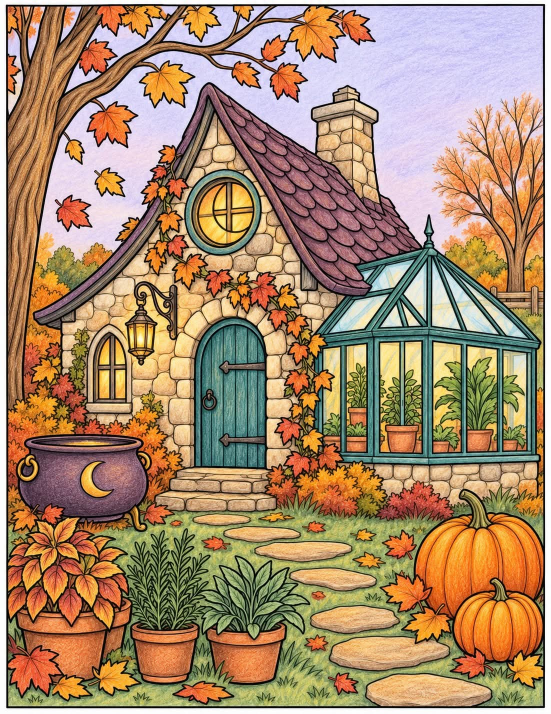
#> input picture platform/backend/tools/lineart_ai/test/cot0.jpg, 1102 x 1427 px (shown at 1/2 size)
$ python flat_to_lines.py test/cot0.jpg test/cot1.jpg
#> lines starting #> are read from the running program, lines starting #| are printed output that depends on the picture; after the words box and inside, x2 and y2 are one past the last pixel; in counts of white or black regions, pixels touching at a corner belong together
### platform/backend/tools/lineart_ai/line_cleanup.py
"""Turns a redrawn colouring page (redraw_test.py's NN_line_raw.png) into a colour-by-number board:
smooth edges at 2048 px, big solid-black masses opened up so they can be coloured (small ones such
as pupils stay solid), cells too small to tap or number filled with ink, specks dropped.

    python line_cleanup.py IN_DIR OUT_DIR
Writes OUT_DIR/NN_clean.png and OUT_DIR/cleanup_sheet.jpg (before | after, with region counts).
All sizes are in pixels at SIDE = 2048.
"""
import glob
import os
import sys

import cv2
import numpy as np

SIDE = 2048
HOLLOW_CORE = 14.0    # ink thicker than 2x this is a solid mass, not a stroke...
CORE_MIN = 0.004      # ...and a mass whose thick core covers more than this share of the canvas
                      # (hair) is opened up; smaller ones (pupils, a nose) stay solid
HOLLOW_RIM = 6.0      # the outline left around an opened mass
CELL_R_INK = 3.5      # a cell thinner than this is a crumb between strokes -> ink. Larger small
                      # cells stay open: inking them turned beaded jewellery into black blotches;
                      # the game merges them into a neighbour instead.
CELL_R_MIN = 7.0      # below this a cell cannot hold a number (counted, not changed)
SPECK = 60            # ink pieces smaller than this are dirt


def _smooth(ink):
    g = cv2.GaussianBlur(ink.astype(np.float32), (0, 0), 1.2)
    return g > 0.5


INK_CUT = int(__import__("os").environ.get("INK_CUT", "128"))
# 128 for clean redraws. SDXL line art comes with grey shading (hair, petals) that a 128 cut turns
# into black blotches; 95 keeps the drawn strokes and drops the shading (gen_original output).


def cleanup(gray, ink_cut=None):
    h, w = gray.shape
    s = SIDE / max(h, w)
    g = cv2.resize(gray, (round(w * s), round(h * s)), interpolation=cv2.INTER_CUBIC)
    ink = _smooth(g < (ink_cut or INK_CUT))
    area = ink.size

    # 1. big solid masses -> outline. Judged by the thick core alone: a pupil joined to the eye's
    #    outline is part of a huge ink piece, but its own core is small.
    d = cv2.distanceTransform(ink.astype(np.uint8), cv2.DIST_L2, 5)
    core = (d > HOLLOW_CORE).astype(np.uint8)
    n, lab, st, _ = cv2.connectedComponentsWithStats(core, 8)
    big = np.zeros(n, bool)
    big[1:] = st[1:, cv2.CC_STAT_AREA] > CORE_MIN * area
    core = big[lab]
    r = int(HOLLOW_CORE - HOLLOW_RIM + 1)
    grow = cv2.dilate(core.astype(np.uint8), cv2.getStructuringElement(cv2.MORPH_ELLIPSE, (2 * r + 1, 2 * r + 1)))
    ink &= ~((grow > 0) & (d > HOLLOW_RIM))

    # 2. cells too small to tap or number -> ink (like the pupils and lashes in the reference apps)
    paper = (~ink).astype(np.uint8)
    n, lab = cv2.connectedComponents(paper, connectivity=4)
    dp = cv2.distanceTransform(paper, cv2.DIST_L2, 5)
    rmax = np.zeros(n, np.float32)
    np.maximum.at(rmax, lab.ravel(), dp.ravel())
    tiny = rmax < CELL_R_INK
    tiny[0] = False
    ink |= tiny[lab]

    # 3. specks
    n, lab, st, _ = cv2.connectedComponentsWithStats(ink.astype(np.uint8), 8)
    keep = np.zeros(n, bool)
    keep[1:] = st[1:, cv2.CC_STAT_AREA] >= SPECK
    ink = keep[lab]
    return np.where(_smooth(ink), 0, 255).astype(np.uint8)


# [28 lines left out: functions stats, main, not called in this run]


# [2 lines that do not run on import are left out]

### platform/backend/tools/lineart_ai/line_style.py
"""Gives cleaned line art (line_cleanup.py) the line weights of a printed colour-by-number page.

Measured on the owner's reference apps at 1272 px wide: detail strokes ~2 px, region lines ~4 px,
major contours ~9 px, silhouette up to ~20 px, anti-aliased edges, and thousands of open detail
strokes that separate nothing. Our redrawn art had one weight everywhere (6-10 px), a marker look.

Each stroke is classed by what it separates, then redrawn at that class's width:
  silhouette - the edge of the background                      -> R_SILHOUETTE
  major      - between two big regions                         -> R_MAJOR
  minor      - any other region boundary                       -> R_MINOR
  detail     - open strokes inside one region (veins, strands) -> thinned to R_DETAIL, keeps its taper
Solid blobs (pupils) stay as drawn. Output is rendered 2x and averaged down, so edges are
anti-aliased like the reference.

    python line_style.py IN_DIR OUT_DIR       (reads NN_clean.png, writes NN_styled.png + sheet)
All sizes are pixels at SIDE = 2048.
"""
import glob
import os
import sys

import cv2
import numpy as np
from skimage.morphology import skeletonize

SIDE = 2048
R_DETAIL = 1.6
R_MINOR = 3.2
R_MAJOR = 6.0
R_SILHOUETTE = 9.0
MAJOR_AREA = 0.004    # both sides bigger than this share of the canvas -> major contour
SOLID_D = 9.0         # ink thicker than 2x this is a solid shape (pupil), kept as drawn
SIDE_WIN = 9          # how far across a stroke to look for the regions it separates
SPUR = 8              # skeleton branches shorter than this are bumps, not strokes
EASE = 6.0           # how gradually a stroke's width changes along its length


def _disc(r):
    k = int(np.ceil(r))
    return cv2.getStructuringElement(cv2.MORPH_ELLIPSE, (2 * k + 1, 2 * k + 1))


def _grow(mask, r, scale):
    return cv2.dilate(mask.astype(np.uint8), _disc(r * scale)) > 0


def _ends(sk):
    nb = cv2.filter2D(sk.astype(np.uint8), -1, np.ones((3, 3), np.float32), borderType=cv2.BORDER_CONSTANT)
    return sk & (nb <= 2)


def _prune(sk, k):
    """Drops skeleton spurs shorter than k px (a thick stroke's bumpy edge grows them; redrawn they
    become thorns) while keeping the full length of real open strokes."""
    cut = sk.copy()
    for _ in range(k):
        cut &= ~_ends(cut)
    grow = _ends(cut)
    for _ in range(k):
        grow = (cv2.dilate(grow.astype(np.uint8), np.ones((3, 3), np.uint8)) > 0) & sk & ~cut
        cut |= grow
    return cut


def style(bw):
    """bw: uint8 black (0) lines on white (255), long side SIDE. Returns anti-aliased grey image."""
    ink = bw < 128
    paper = (~ink).astype(np.uint8)
    h, w = ink.shape
    area = h * w

    n, reg, st, _ = cv2.connectedComponentsWithStats(paper, connectivity=4)
    sizes = st[:, cv2.CC_STAT_AREA].astype(np.float64) / area
    sizes[0] = 0
    edge = np.unique(np.concatenate([reg[0], reg[-1], reg[:, 0], reg[:, -1]]))
    edge = edge[edge > 0]
    background = edge[np.argmax(sizes[edge])] if len(edge) else -1

    # nearest region for every ink pixel
    _, idx = cv2.distanceTransformWithLabels(1 - paper, cv2.DIST_L2, 5, labelType=cv2.DIST_LABEL_PIXEL)
    seeds = reg[paper > 0]                     # raster order == label order for DIST_LABEL_PIXEL
    near = np.where(ink, seeds[np.clip(idx - 1, 0, len(seeds) - 1)], reg).astype(np.float32)

    # the two regions on either side of a stroke = the extremes of `near` across it
    k = np.ones((2 * SIDE_WIN + 1,) * 2, np.uint8)
    lo = cv2.erode(near, k).astype(np.int32)
    hi = cv2.dilate(near, k).astype(np.int32)

    sk = _prune(skeletonize(ink), SPUR)
    d = cv2.distanceTransform(ink.astype(np.uint8), cv2.DIST_L2, 5)
    separates = sk & (lo != hi)
    silhouette = separates & ((lo == background) | (hi == background))
    major = separates & ~silhouette & (np.minimum(sizes[lo], sizes[hi]) > MAJOR_AREA)
    minor = separates & ~silhouette & ~major
    detail = sk & ~separates

    # target half-width per skeleton pixel, eased along the stroke so a line swells and thins
    # like a pen instead of stepping (a step showed as a knot where the class changed)
    r = np.zeros(ink.shape, np.float32)
    r[detail], r[minor], r[major], r[silhouette] = R_DETAIL, R_MINOR, R_MAJOR, R_SILHOUETTE
    skf = sk.astype(np.float32)
    num = cv2.GaussianBlur(r, (0, 0), EASE)
    den = cv2.GaussianBlur(skf, (0, 0), EASE)
    r = np.where(sk, num / np.maximum(den, 1e-6), 0).astype(np.float32)

    # render at S x: every pixel takes the half-width of its nearest skeleton pixel
    S = 2
    up = lambda m, mode=cv2.INTER_NEAREST: cv2.resize(m, (w * S, h * S), interpolation=mode)
    skS = up(sk.astype(np.uint8)) > 0
    dist, idx = cv2.distanceTransformWithLabels((~skS).astype(np.uint8), cv2.DIST_L2, 5,
                                                labelType=cv2.DIST_LABEL_PIXEL)
    rS = up(r)[skS]                                    # raster order == label order
    detS = up(detail.astype(np.uint8))[skS] > 0
    near = np.clip(idx - 1, 0, len(rS) - 1)
    lines = dist <= rS[near] * S
    drawn = up(cv2.GaussianBlur(ink.astype(np.float32), (0, 0), 0.8), cv2.INTER_LINEAR) > 0.5
    lines &= ~detS[near] | drawn                       # detail keeps its own taper
    solid = _grow(d > SOLID_D, SOLID_D, 1) & ink       # pupils and other solid shapes, as drawn
    lines |= up(cv2.GaussianBlur(solid.astype(np.float32), (0, 0), 1.0), cv2.INTER_LINEAR) > 0.5
    smooth = cv2.GaussianBlur(lines.astype(np.float32), (0, 0), 0.8 * S)
    out = cv2.resize((1 - smooth) * 255, (w, h), interpolation=cv2.INTER_AREA)
    return np.clip(out, 0, 255).astype(np.uint8), dict(
        silhouette=int(silhouette.sum()), major=int(major.sum()), minor=int(minor.sum()), detail=int(detail.sum()))


# [16 lines left out: function main, not called in this run]


# [2 lines that do not run on import are left out]

### platform/backend/tools/lineart_ai/flat_to_lines.py
"""Flat art that already has outlines (a finished colour-by-number picture, a vector-style
illustration) -> line art, without any AI pass.

Two sources of line: the drawn dark outlines, and every edge between two flat colours (petal
shading, water swirls, background stripes) — in such art those patches are separate parts too.
The result goes through line_cleanup + line_style like a redrawn page.

    python flat_to_lines.py IMAGE OUT_DIR
"""
import os
import sys

import cv2
import numpy as np

sys.path.insert(0, os.path.dirname(os.path.abspath(__file__)))
from line_cleanup import SIDE, cleanup  # noqa: E402
from line_style import style  # noqa: E402

DARK_V = 110        # HSV value below this is a drawn outline
COLOURS = 36        # flat colours to separate
MIN_PATCH = 220     # colour patches smaller than this (px at SIDE) are anti-aliasing, not parts
MIN_THICK = 6.0     # ...and so are patches whose inscribed radius is below this, however long


def _fill_from_nearest(lbl, hole):
    _, idx = cv2.distanceTransformWithLabels(hole.astype(np.uint8), cv2.DIST_L2, 5, labelType=cv2.DIST_LABEL_PIXEL)
    keep = lbl[~hole]                         # raster order == label order
    return np.where(hole, keep[np.clip(idx - 1, 0, len(keep) - 1)], lbl).astype(np.uint8)


def colour_edges(im, dark):
    """Edges between flat colours. The drawn outline itself is given to the colours on either side
    first, so where two fills meet across an outline the edge lands ON it, not as a second line
    beside it (which is what doubled every outline)."""
    lbl = colour_labels(im, dark)
    return cv2.dilate(lbl, np.ones((3, 3), np.uint8)) != cv2.erode(lbl, np.ones((3, 3), np.uint8))


def colour_labels(im, dark):
    """One flat-colour label per pixel, outline and slivers folded into the fills beside them."""
    h, w = im.shape[:2]
    lab = cv2.cvtColor(cv2.bilateralFilter(im, 7, 30, 7), cv2.COLOR_BGR2LAB).astype(np.float32)
    small = cv2.resize(lab, (512, round(512 * h / w)), interpolation=cv2.INTER_AREA).reshape(-1, 3)
    cv2.setRNGSeed(7)
    _, _, cen = cv2.kmeans(small, COLOURS, None, (cv2.TERM_CRITERIA_EPS + cv2.TERM_CRITERIA_MAX_ITER, 30, 0.5),
                           3, cv2.KMEANS_PP_CENTERS)
    flat = lab.reshape(-1, 3)
    lbl = np.empty(len(flat), np.int32)
    for i in range(0, len(flat), 200_000):
        lbl[i:i + 200_000] = np.argmin(((flat[i:i + 200_000, None] - cen[None]) ** 2).sum(-1), 1)
    lbl = lbl.reshape(h, w).astype(np.uint8)
    # the outline and its anti-aliased fringe belong to the fills beside it
    fringe = cv2.dilate(dark.astype(np.uint8), np.ones((5, 5), np.uint8)) > 0
    lbl = _fill_from_nearest(lbl, fringe)
    lbl = cv2.medianBlur(lbl, 9)

    # fold slivers into the nearest real patch: tiny patches, and THIN ones — a strip of shading
    # running beside an outline is long (big area) but a few px wide, and drew a second line
    sliver = np.zeros((h, w), bool)
    for c in range(COLOURS):
        m = (lbl == c).astype(np.uint8)
        n, cc, st, _ = cv2.connectedComponentsWithStats(m, 4)
        thick = np.zeros(n, np.float32)
        np.maximum.at(thick, cc.ravel(), cv2.distanceTransform(m, cv2.DIST_L2, 5).ravel())
        bad = (st[:, cv2.CC_STAT_AREA] < MIN_PATCH) | (thick < MIN_THICK)
        bad[0] = False
        sliver |= bad[cc]
    return cv2.medianBlur(_fill_from_nearest(lbl, sliver), 9)


def to_lines(im):
    h, w = im.shape[:2]
    s = SIDE / max(h, w)
    im = cv2.resize(im, (round(w * s), round(h * s)), interpolation=cv2.INTER_CUBIC)
    dark = cv2.cvtColor(im, cv2.COLOR_BGR2HSV)[..., 2] < DARK_V
    ink = dark | colour_edges(im, dark)
    return np.where(ink, 0, 255).astype(np.uint8)


def main():
    src, out = sys.argv[1], sys.argv[2]
    os.makedirs(out, exist_ok=True)
    raw = to_lines(cv2.imread(src))
#> in to_lines, `h, w = im.shape[:2]`: h = 1427; w = 1102
#> in to_lines, `s = SIDE / max(h, w)`: s = 1.44
#> in colour_labels, `_, _, cen = cv2.kmeans(small, COLOURS, None, (cv2.TERM_CRITERIA_EPS + ..`: cen = 36 rows, first 8: [201.4, 128.2, 127.3], [102, 160.4, 162], [169.8, 161.6, 189.5], [226, 135, 122.7], [205.1, 136.6, 163.4], [130.6, 116.7, 152.6], [12.05, 130, 130.7], [54.73, 125.7, 133.8]
#> the loop in colour_labels, `for i in range(0, len(flat), 200_000):` made 17 passes
#> i on passes 2 to 5: 200000, 400000, 600000, 800000
#> the loop in colour_labels, `for c in range(COLOURS):` made 36 passes
#> n on passes 1 to 4: 99, 117, 266, 247
#> after the loop in colour_labels, `for c in range(COLOURS):`:
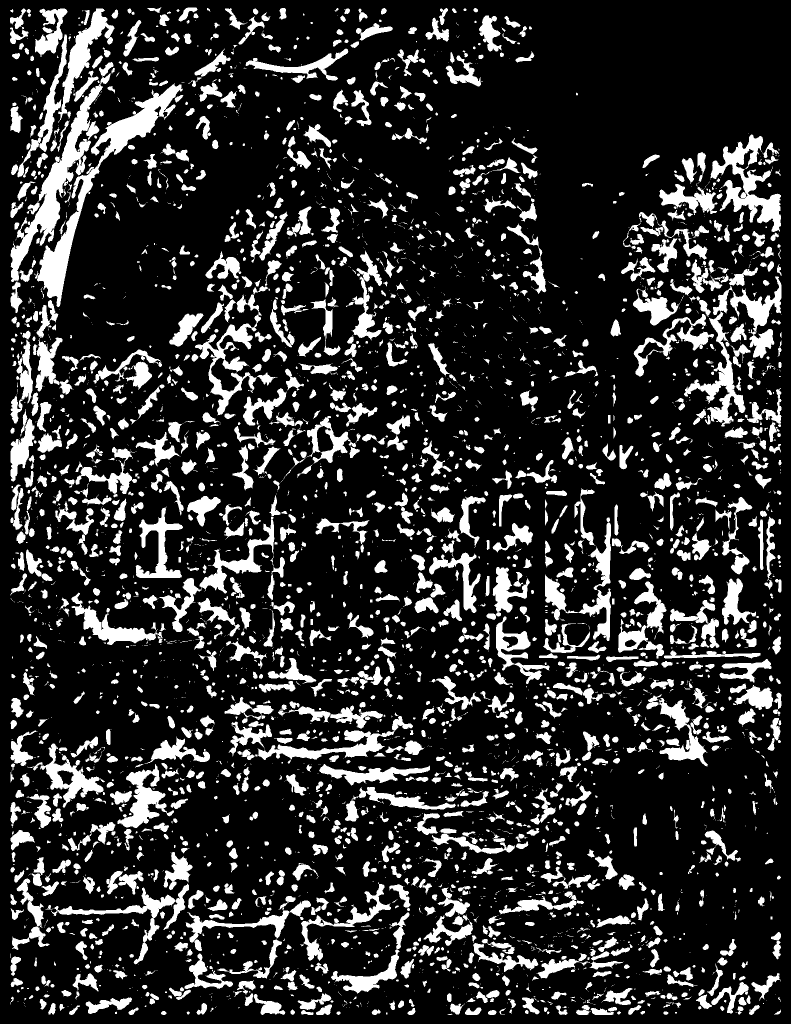
#> sliver: shape (2048, 1582) bool (shown at 1/2 size); 18.4% white; 4105 white regions (2051 under 20 px), largest, box (x1, y1, x2, y2) and area: (70, 167, 366, 614) 16226, (21, 124, 227, 564) 14519, (1368, 553, 1563, 853) 12265
    clean = cleanup(raw)
#> in cleanup, `n, lab, st, _ = cv2.connectedComponentsWithStats(core, 8)`: n = 8; st = [[0, 0, 1582, 2048, 3238530], [103, 1298, 25, 15, 141], [85, 1393, 4, 4, 10], [85, 1399, 1, 3, 3], [82, 1404, 49, 49, 819], [191, 1453, 24, 21, 213], [241, 1471, 47, 10, 215], [312, 1470, 5, 3, 5]]
#> in cleanup, `n, lab = cv2.connectedComponents(paper, connectivity=4)`: n = 4070
#> in cleanup, `n, lab, st, _ = cv2.connectedComponentsWithStats(ink.astype(np.uint8),..`:
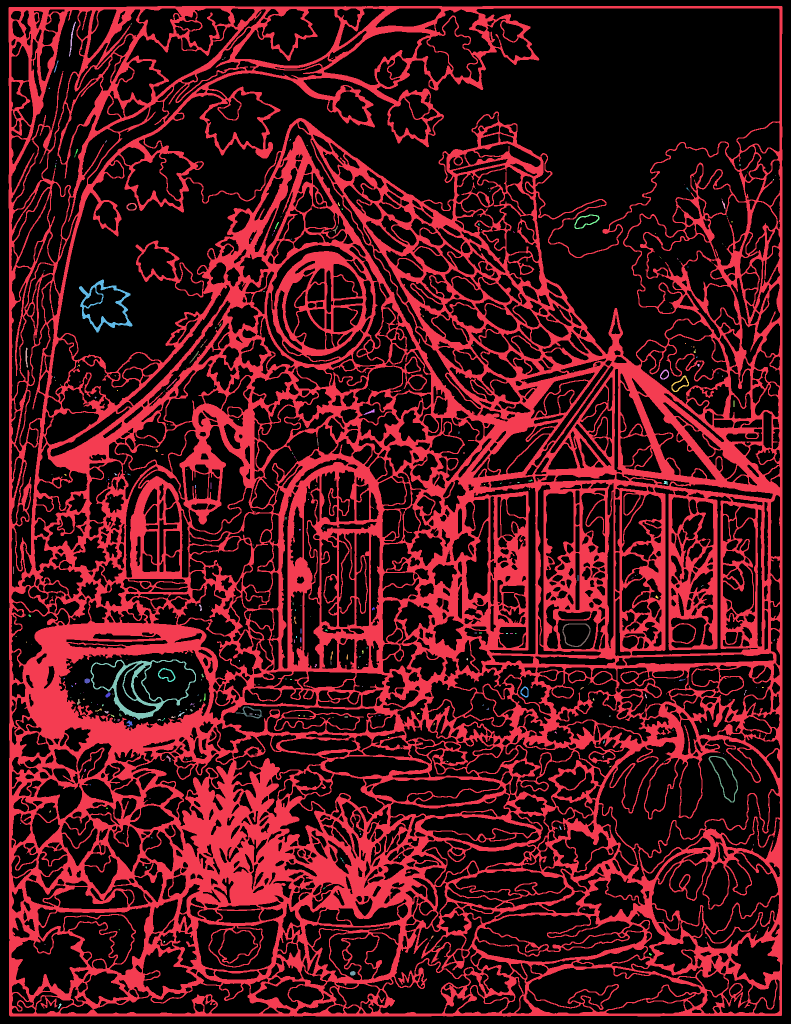
#> lab: shape (2048, 1582) int32 (shown at 1/2 size); 313 distinct labels, from 0 to 312; one colour per label, 0 black
#> in cleanup, `n, lab, st, _ = cv2.connectedComponentsWithStats(ink.astype(np.uint8),..`: n = 313; st = 313 rows, first 6: [0, 0, 1582, 2048, 2234858], [17, 12, 1548, 2021, 992635], [138, 43, 14, 70, 187], [261, 46, 3, 4, 4], [448, 114, 3, 3, 3], [445, 118, 2, 2, 3]
    styled, cls = style(clean)
#> in style, `n, reg, st, _ = cv2.connectedComponentsWithStats(paper, connectivity=4)`:
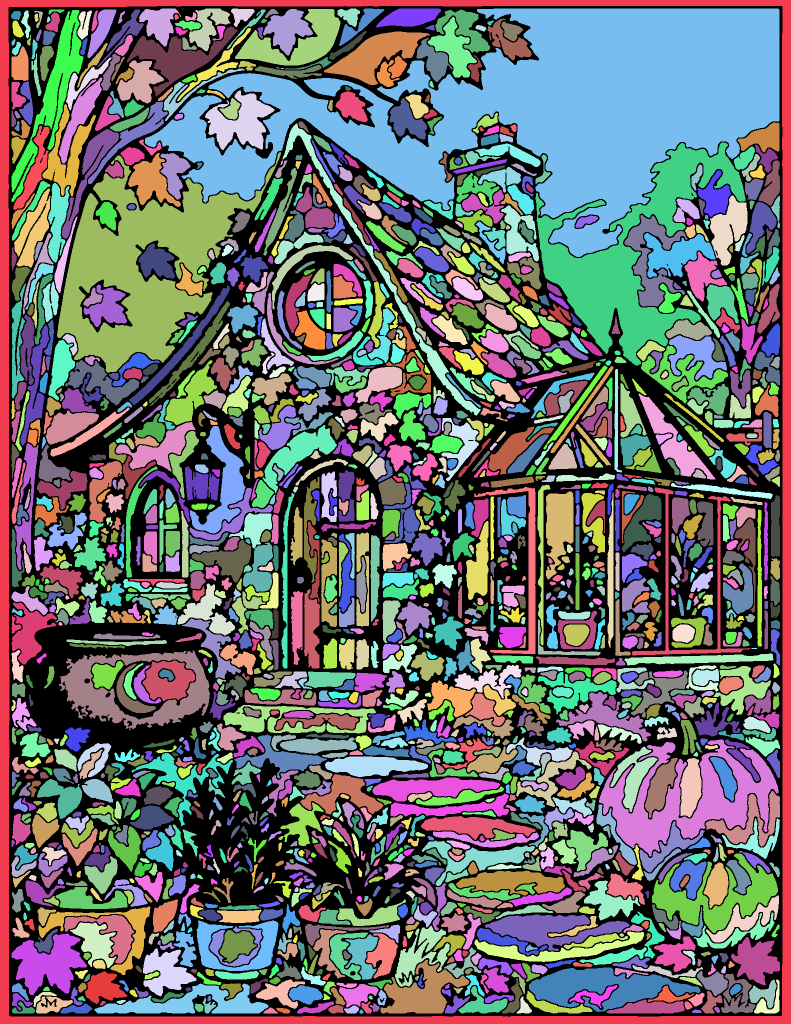
#> reg: shape (2048, 1582) int32 (shown at 1/2 size); 1940 distinct labels, from 0 to 1939; one colour per label, 0 black
#> in style, `n, reg, st, _ = cv2.connectedComponentsWithStats(paper, connectivity=4)`: n = 1940; st = 1940 rows, first 6: [17, 12, 1548, 2021, 1007008], [0, 0, 1582, 2048, 115365], [278, 17, 80, 76, 3407], [378, 17, 83, 85, 3406], [462, 17, 47, 37, 980], [675, 17, 45, 37, 1012]
#> in style, `sizes = st[:, cv2.CC_STAT_AREA].astype(np.float64) / area`: sizes = 1940 values, max 0.311 at index 0, min 3.09e-07 at index 1216, mean 0.000515
#> in style, `edge = np.unique(np.concatenate([reg[0], reg[-1], reg[:, 0], reg[:, -1..`: edge = [1]
#> in style, `background = edge[np.argmax(sizes[edge])] if len(edge) else -1`: background = 1
#> the loop in _prune, `for _ in range(k):` made 8 passes
#> pass 1, in _ends, `nb = cv2.filter2D(sk.astype(np.uint8), -1, np.ones((3, 3), np.float32)..`:
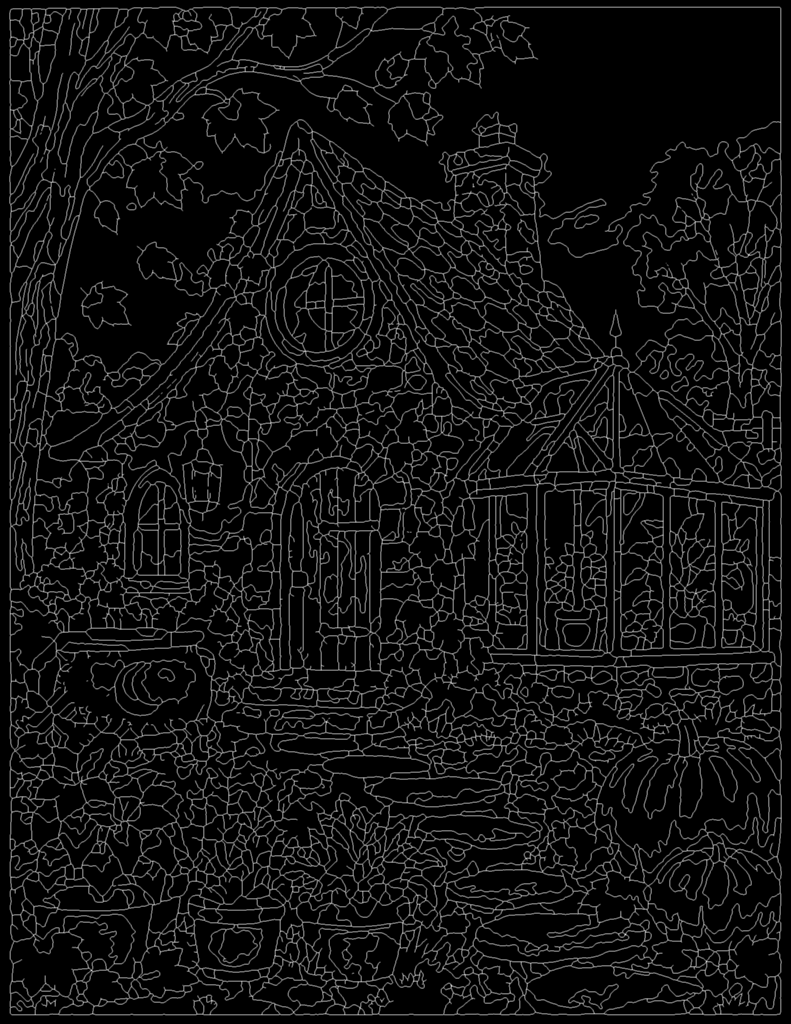
#> nb: shape (2048, 1582) (shown at 1/2 size); min 0, max 7, mean 0.473; drawn with min black and max white
#> cls = {'silhouette': 8768, 'major': 1175, 'minor': 155594, 'detail': 1826}
    for name, img in (("raw", raw), ("clean", clean), ("styled", styled)):
        cv2.imwrite(os.path.join(out, f"{name}.png"), img)
#> this loop made 3 passes
#> name on passes 1 to 3: 'raw', 'clean', 'styled'
    print(cls)
#| {'silhouette': 8768, 'major': 1175, 'minor': 155594, 'detail': 1826}


if __name__ == "__main__":
    main()
